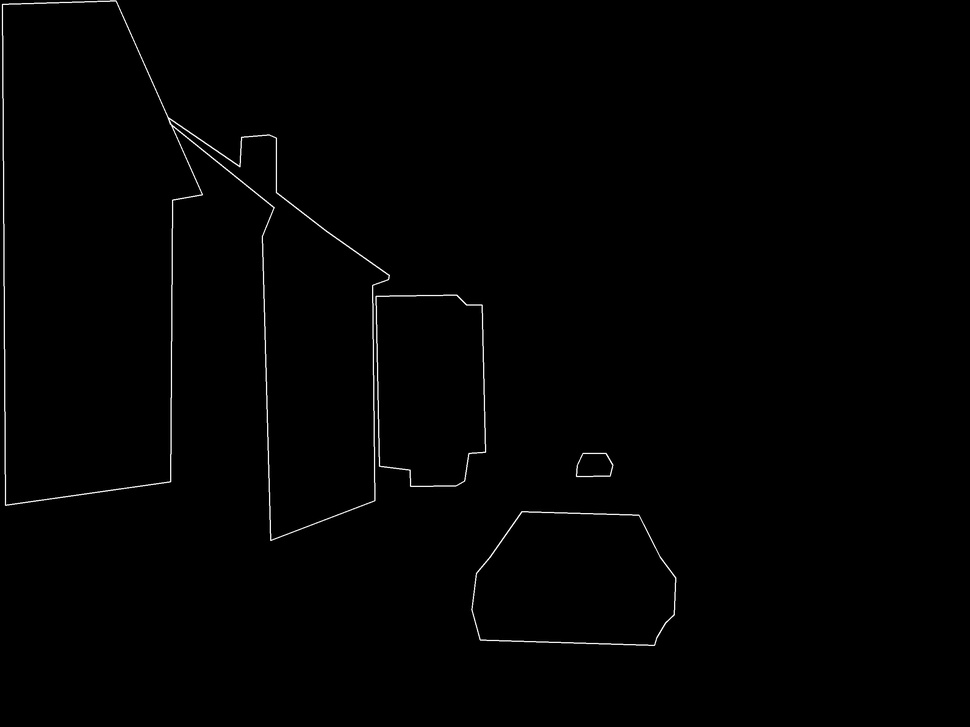
#> input picture BinaryImages/img1.jpg, 970 x 727 px, shrunk from 2560 x 1920 before the run, found by its file name
$ python conver_binary.py   (Python 2 division)
#> lines starting #> are read from the running program, lines starting #| are printed output that depends on the picture
import cv2
import os
import xml.etree.ElementTree as ET
import json
import shutil
import numpy as np

filename = 'img1.xml'
tree = ET.parse(filename)
#> (reads Annotations/img1.xml from the repository)
objs = tree.findall('object')
num_objs = len(objs)

img = cv2.imread('img1.jpg')
#> img is the input picture: shape (727, 970, 3); min 0, max 255, mean 1.7
height,width,channel = img.shape
#> height = 727; width = 970; channel = 3
print img.shape
#| (727, 970, 3)
blank_image = np.zeros((height,width,3),np.uint8)
for ix,obj in enumerate(objs):

   bbox = obj.findall('polygon')
   for idx,index in enumerate(bbox):
	#print index.find('username').text
	a = index.findall('pt')
	point = []
	for i,h in enumerate(a):
		x = float(h.find('x').text)
		y = float(h.find('y').text)
		point.append([x,y])
        pts = np.array(point,np.int32)
	cv2.polylines(blank_image,[pts],True,(255,255,255))
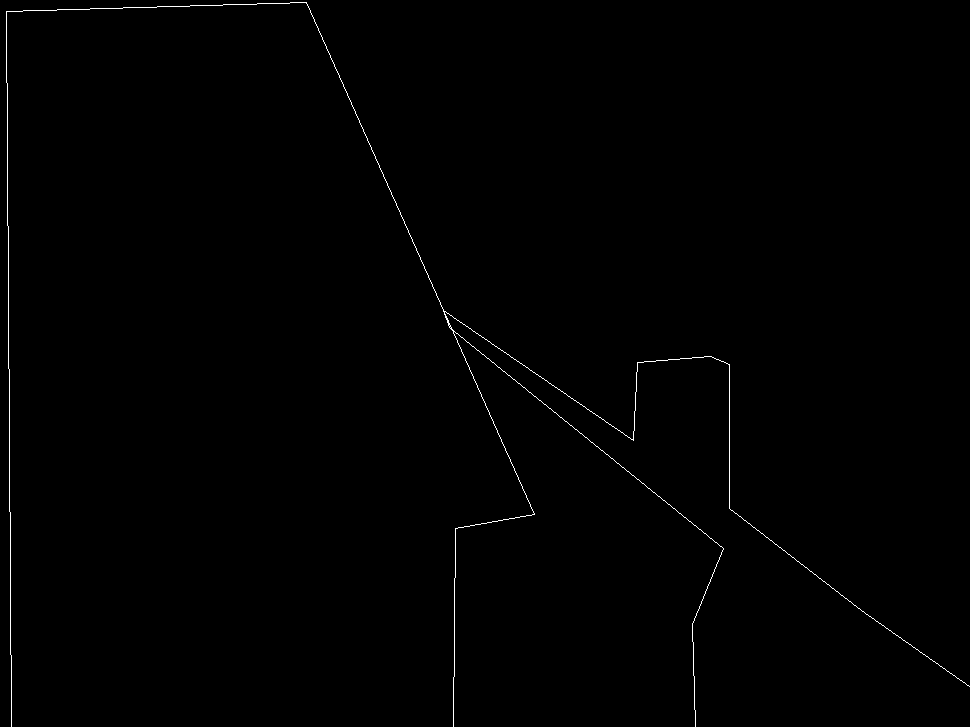
#> blank_image: shape (727, 970, 3); 0.43% white in thin lines or dots
cv2.namedWindow('img', cv2.WINDOW_NORMAL)
cv2.imshow("img",blank_image)
cv2.waitKey(0)
cv2.destroyAllWindows()
